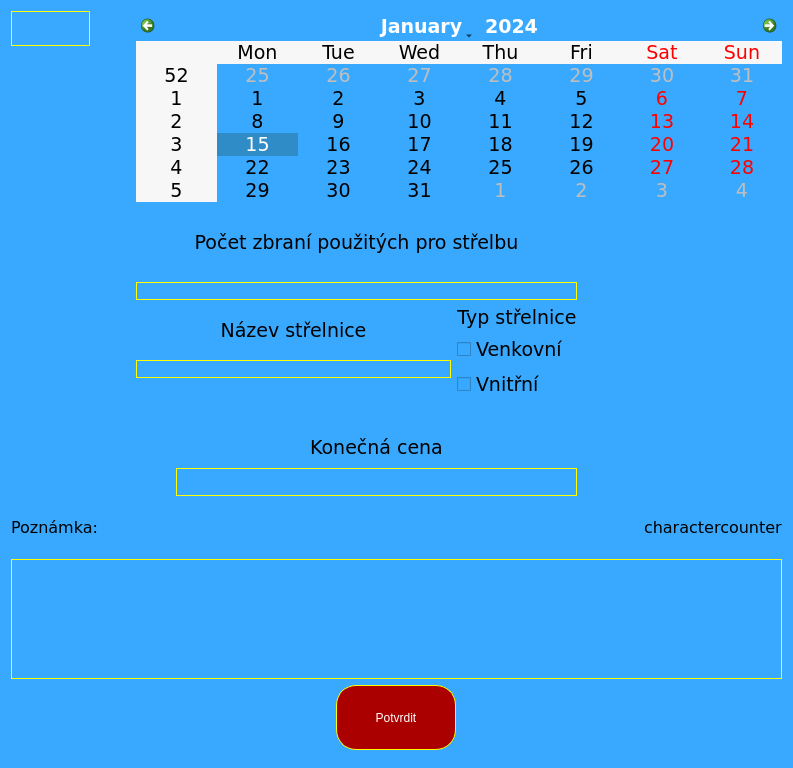
<?xml version="1.0" encoding="UTF-8"?>
<ui version="4.0">
 <class>dlg_shooting_range</class>
 <widget class="QDialog" name="dlg_shooting_range">
  <property name="geometry">
   <rect>
    <x>0</x>
    <y>0</y>
    <width>793</width>
    <height>768</height>
   </rect>
  </property>
  <property name="windowTitle">
   <string>Dialog</string>
  </property>
  <property name="styleSheet">
   <string notr="true">background-color: rgb(57, 169, 255);


</string>
  </property>
  <layout class="QGridLayout" name="gridLayout">
   <item row="0" column="0">
    <layout class="QVBoxLayout" name="verticalLayout_6">
     <item>
      <layout class="QHBoxLayout" name="horizontalLayout_6">
       <item>
        <layout class="QVBoxLayout" name="verticalLayout_3">
         <item>
          <layout class="QHBoxLayout" name="horizontalLayout_17">
           <item>
            <widget class="QPushButton" name="PB_Shooting_Back_2">
             <property name="sizePolicy">
              <sizepolicy hsizetype="Preferred" vsizetype="Preferred">
               <horstretch>0</horstretch>
               <verstretch>0</verstretch>
              </sizepolicy>
             </property>
             <property name="font">
              <font>
               <family>Verdana</family>
               <pointsize>21</pointsize>
              </font>
             </property>
             <property name="styleSheet">
              <string notr="true">QPushButton{border-radius: 20px;
image: url(:/icons/resourcefolder/icons8-close-50.png);
border: 1px solid yellow;
}
QPushButton:hover{  background: qlineargradient(spread:reflect, x1:0.1, y1:0.5, x2:1, y2:0, stop:0 rgba(160, 220, 255,255), stop:1 rgba(160, 220, 255, 255));
}</string>
             </property>
             <property name="text">
              <string/>
             </property>
            </widget>
           </item>
           <item>
            <spacer name="horizontalSpacer_21">
             <property name="orientation">
              <enum>Qt::Horizontal</enum>
             </property>
             <property name="sizeType">
              <enum>QSizePolicy::Fixed</enum>
             </property>
             <property name="sizeHint" stdset="0">
              <size>
               <width>40</width>
               <height>20</height>
              </size>
             </property>
            </spacer>
           </item>
          </layout>
         </item>
         <item>
          <spacer name="verticalSpacer">
           <property name="orientation">
            <enum>Qt::Vertical</enum>
           </property>
           <property name="sizeType">
            <enum>QSizePolicy::Fixed</enum>
           </property>
           <property name="sizeHint" stdset="0">
            <size>
             <width>20</width>
             <height>430</height>
            </size>
           </property>
          </spacer>
         </item>
         <item>
          <widget class="QLabel" name="Label_Shooting_ID_Number">
           <property name="sizePolicy">
            <sizepolicy hsizetype="Minimum" vsizetype="Minimum">
             <horstretch>0</horstretch>
             <verstretch>0</verstretch>
            </sizepolicy>
           </property>
           <property name="text">
            <string/>
           </property>
          </widget>
         </item>
        </layout>
       </item>
       <item>
        <layout class="QVBoxLayout" name="verticalLayout_5">
         <item>
          <widget class="QCalendarWidget" name="CW_Shooting">
           <property name="sizePolicy">
            <sizepolicy hsizetype="Preferred" vsizetype="Maximum">
             <horstretch>0</horstretch>
             <verstretch>0</verstretch>
            </sizepolicy>
           </property>
           <property name="font">
            <font>
             <family>Verdana</family>
             <pointsize>14</pointsize>
            </font>
           </property>
          </widget>
         </item>
         <item>
          <layout class="QHBoxLayout" name="horizontalLayout">
           <item>
            <layout class="QVBoxLayout" name="verticalLayout_18">
             <item>
              <widget class="QLabel" name="label_7">
               <property name="font">
                <font>
                 <family>Verdana</family>
                 <pointsize>14</pointsize>
                </font>
               </property>
               <property name="text">
                <string>Počet zbraní použitých pro střelbu</string>
               </property>
               <property name="alignment">
                <set>Qt::AlignCenter</set>
               </property>
              </widget>
             </item>
             <item>
              <widget class="QLineEdit" name="LE_Shooting_AmountOfGuns">
               <property name="styleSheet">
                <string notr="true">border: 1px solid yellow;
</string>
               </property>
              </widget>
             </item>
            </layout>
           </item>
           <item>
            <spacer name="horizontalSpacer_13">
             <property name="orientation">
              <enum>Qt::Horizontal</enum>
             </property>
             <property name="sizeType">
              <enum>QSizePolicy::Fixed</enum>
             </property>
             <property name="sizeHint" stdset="0">
              <size>
               <width>205</width>
               <height>21</height>
              </size>
             </property>
            </spacer>
           </item>
          </layout>
         </item>
         <item>
          <layout class="QHBoxLayout" name="horizontalLayout_2">
           <item>
            <layout class="QVBoxLayout" name="verticalLayout_4">
             <item>
              <layout class="QVBoxLayout" name="verticalLayout">
               <item>
                <widget class="QLabel" name="label_8">
                 <property name="font">
                  <font>
                   <family>Verdana</family>
                   <pointsize>14</pointsize>
                  </font>
                 </property>
                 <property name="text">
                  <string>Název střelnice</string>
                 </property>
                 <property name="alignment">
                  <set>Qt::AlignCenter</set>
                 </property>
                </widget>
               </item>
               <item>
                <widget class="QLineEdit" name="LE_Shooting_RangeName">
                 <property name="styleSheet">
                  <string notr="true">border: 1px solid yellow;
</string>
                 </property>
                </widget>
               </item>
              </layout>
             </item>
             <item>
              <spacer name="verticalSpacer_9">
               <property name="orientation">
                <enum>Qt::Vertical</enum>
               </property>
               <property name="sizeType">
                <enum>QSizePolicy::Fixed</enum>
               </property>
               <property name="sizeHint" stdset="0">
                <size>
                 <width>20</width>
                 <height>21</height>
                </size>
               </property>
              </spacer>
             </item>
            </layout>
           </item>
           <item>
            <layout class="QVBoxLayout" name="verticalLayout_21">
             <item>
              <widget class="QLabel" name="label_9">
               <property name="font">
                <font>
                 <family>Verdana</family>
                 <pointsize>14</pointsize>
                </font>
               </property>
               <property name="text">
                <string>Typ střelnice</string>
               </property>
               <property name="alignment">
                <set>Qt::AlignCenter</set>
               </property>
              </widget>
             </item>
             <item>
              <layout class="QVBoxLayout" name="verticalLayout_22">
               <item>
                <widget class="QCheckBox" name="CB_Shooting_Range_Outside">
                 <property name="font">
                  <font>
                   <family>Verdana</family>
                   <pointsize>14</pointsize>
                  </font>
                 </property>
                 <property name="text">
                  <string>Venkovní</string>
                 </property>
                </widget>
               </item>
               <item>
                <widget class="QCheckBox" name="CB_Shooting_Range_Inside">
                 <property name="font">
                  <font>
                   <family>Verdana</family>
                   <pointsize>14</pointsize>
                  </font>
                 </property>
                 <property name="text">
                  <string>Vnitřní</string>
                 </property>
                </widget>
               </item>
              </layout>
             </item>
            </layout>
           </item>
           <item>
            <spacer name="horizontalSpacer_5">
             <property name="orientation">
              <enum>Qt::Horizontal</enum>
             </property>
             <property name="sizeType">
              <enum>QSizePolicy::Fixed</enum>
             </property>
             <property name="sizeHint" stdset="0">
              <size>
               <width>205</width>
               <height>20</height>
              </size>
             </property>
            </spacer>
           </item>
          </layout>
         </item>
         <item>
          <layout class="QHBoxLayout" name="horizontalLayout_13">
           <item>
            <spacer name="horizontalSpacer_3">
             <property name="orientation">
              <enum>Qt::Horizontal</enum>
             </property>
             <property name="sizeType">
              <enum>QSizePolicy::Preferred</enum>
             </property>
             <property name="sizeHint" stdset="0">
              <size>
               <width>40</width>
               <height>20</height>
              </size>
             </property>
            </spacer>
           </item>
           <item>
            <layout class="QVBoxLayout" name="verticalLayout_24">
             <item>
              <spacer name="verticalSpacer_11">
               <property name="orientation">
                <enum>Qt::Vertical</enum>
               </property>
               <property name="sizeType">
                <enum>QSizePolicy::Fixed</enum>
               </property>
               <property name="sizeHint" stdset="0">
                <size>
                 <width>20</width>
                 <height>28</height>
                </size>
               </property>
              </spacer>
             </item>
             <item>
              <layout class="QVBoxLayout" name="verticalLayout_25">
               <item>
                <widget class="QLabel" name="label_11">
                 <property name="font">
                  <font>
                   <family>Verdana</family>
                   <pointsize>14</pointsize>
                  </font>
                 </property>
                 <property name="text">
                  <string>Konečná cena</string>
                 </property>
                 <property name="alignment">
                  <set>Qt::AlignCenter</set>
                 </property>
                </widget>
               </item>
               <item>
                <widget class="QLineEdit" name="LE_Shooting_FinalPrice">
                 <property name="sizePolicy">
                  <sizepolicy hsizetype="Preferred" vsizetype="Preferred">
                   <horstretch>0</horstretch>
                   <verstretch>0</verstretch>
                  </sizepolicy>
                 </property>
                 <property name="styleSheet">
                  <string notr="true">border: 1px solid yellow;
</string>
                 </property>
                </widget>
               </item>
              </layout>
             </item>
            </layout>
           </item>
           <item>
            <spacer name="horizontalSpacer_4">
             <property name="orientation">
              <enum>Qt::Horizontal</enum>
             </property>
             <property name="sizeType">
              <enum>QSizePolicy::Fixed</enum>
             </property>
             <property name="sizeHint" stdset="0">
              <size>
               <width>205</width>
               <height>20</height>
              </size>
             </property>
            </spacer>
           </item>
          </layout>
         </item>
        </layout>
       </item>
      </layout>
     </item>
     <item>
      <layout class="QVBoxLayout" name="verticalLayout_2">
       <item>
        <layout class="QHBoxLayout" name="horizontalLayout_5">
         <item>
          <layout class="QHBoxLayout" name="horizontalLayout_4">
           <item>
            <widget class="QLabel" name="label">
             <property name="sizePolicy">
              <sizepolicy hsizetype="Fixed" vsizetype="Preferred">
               <horstretch>0</horstretch>
               <verstretch>0</verstretch>
              </sizepolicy>
             </property>
             <property name="font">
              <font>
               <family>Verdana</family>
               <pointsize>12</pointsize>
              </font>
             </property>
             <property name="text">
              <string>Poznámka:</string>
             </property>
            </widget>
           </item>
           <item>
            <spacer name="horizontalSpacer_2">
             <property name="orientation">
              <enum>Qt::Horizontal</enum>
             </property>
             <property name="sizeHint" stdset="0">
              <size>
               <width>40</width>
               <height>20</height>
              </size>
             </property>
            </spacer>
           </item>
          </layout>
         </item>
         <item>
          <layout class="QHBoxLayout" name="horizontalLayout_3">
           <item>
            <spacer name="horizontalSpacer">
             <property name="orientation">
              <enum>Qt::Horizontal</enum>
             </property>
             <property name="sizeHint" stdset="0">
              <size>
               <width>40</width>
               <height>20</height>
              </size>
             </property>
            </spacer>
           </item>
           <item>
            <widget class="QLabel" name="Label_Shooting_Charactercount">
             <property name="sizePolicy">
              <sizepolicy hsizetype="Fixed" vsizetype="Preferred">
               <horstretch>0</horstretch>
               <verstretch>0</verstretch>
              </sizepolicy>
             </property>
             <property name="font">
              <font>
               <family>Verdana</family>
               <pointsize>12</pointsize>
              </font>
             </property>
             <property name="text">
              <string>charactercounter</string>
             </property>
            </widget>
           </item>
          </layout>
         </item>
        </layout>
       </item>
       <item>
        <widget class="QTextEdit" name="TE_Footnotes">
         <property name="sizePolicy">
          <sizepolicy hsizetype="Preferred" vsizetype="Fixed">
           <horstretch>0</horstretch>
           <verstretch>0</verstretch>
          </sizepolicy>
         </property>
         <property name="minimumSize">
          <size>
           <width>0</width>
           <height>100</height>
          </size>
         </property>
         <property name="maximumSize">
          <size>
           <width>16777215</width>
           <height>120</height>
          </size>
         </property>
         <property name="baseSize">
          <size>
           <width>0</width>
           <height>0</height>
          </size>
         </property>
         <property name="font">
          <font>
           <family>Verdana</family>
           <pointsize>10</pointsize>
          </font>
         </property>
         <property name="styleSheet">
          <string notr="true">border: 1px solid yellow;
</string>
         </property>
         <property name="html">
          <string>&lt;!DOCTYPE HTML PUBLIC &quot;-//W3C//DTD HTML 4.0//EN&quot; &quot;http://www.w3.org/TR/REC-html40/strict.dtd&quot;&gt;
&lt;html&gt;&lt;head&gt;&lt;meta name=&quot;qrichtext&quot; content=&quot;1&quot; /&gt;&lt;style type=&quot;text/css&quot;&gt;
p, li { white-space: pre-wrap; }
&lt;/style&gt;&lt;/head&gt;&lt;body style=&quot; font-family:'Verdana'; font-size:10pt; font-weight:400; font-style:normal;&quot;&gt;
&lt;p style=&quot;-qt-paragraph-type:empty; margin-top:0px; margin-bottom:0px; margin-left:0px; margin-right:0px; -qt-block-indent:0; text-indent:0px;&quot;&gt;&lt;br /&gt;&lt;/p&gt;&lt;/body&gt;&lt;/html&gt;</string>
         </property>
        </widget>
       </item>
      </layout>
     </item>
    </layout>
   </item>
   <item row="1" column="0">
    <layout class="QVBoxLayout" name="verticalLayout_7">
     <item>
      <layout class="QHBoxLayout" name="horizontalLayout_16">
       <item>
        <spacer name="horizontalSpacer_19">
         <property name="orientation">
          <enum>Qt::Horizontal</enum>
         </property>
         <property name="sizeType">
          <enum>QSizePolicy::Preferred</enum>
         </property>
         <property name="sizeHint" stdset="0">
          <size>
           <width>40</width>
           <height>20</height>
          </size>
         </property>
        </spacer>
       </item>
       <item>
        <widget class="QPushButton" name="PB_Shooting_Confirm">
         <property name="sizePolicy">
          <sizepolicy hsizetype="Maximum" vsizetype="Maximum">
           <horstretch>0</horstretch>
           <verstretch>0</verstretch>
          </sizepolicy>
         </property>
         <property name="maximumSize">
          <size>
           <width>120</width>
           <height>65</height>
          </size>
         </property>
         <property name="styleSheet">
          <string notr="true">

QPushButton{border-radius: 20px;
color: rgb(255, 255, 255);
background-color: rgb(170, 0, 0);;
border: 1px solid yellow;
}
QPushButton:hover{  background: qlineargradient(spread:reflect, x1:0.1, y1:0.5, x2:1, y2:0, stop:0 rgba(160, 220, 255,255), stop:1 rgba(160, 220, 255, 255));
}</string>
         </property>
         <property name="text">
          <string>Potvrdit</string>
         </property>
        </widget>
       </item>
       <item>
        <spacer name="horizontalSpacer_20">
         <property name="orientation">
          <enum>Qt::Horizontal</enum>
         </property>
         <property name="sizeType">
          <enum>QSizePolicy::Preferred</enum>
         </property>
         <property name="sizeHint" stdset="0">
          <size>
           <width>40</width>
           <height>14</height>
          </size>
         </property>
        </spacer>
       </item>
      </layout>
     </item>
     <item>
      <spacer name="verticalSpacer_2">
       <property name="orientation">
        <enum>Qt::Vertical</enum>
       </property>
       <property name="sizeType">
        <enum>QSizePolicy::Fixed</enum>
       </property>
       <property name="sizeHint" stdset="0">
        <size>
         <width>20</width>
         <height>7</height>
        </size>
       </property>
      </spacer>
     </item>
    </layout>
   </item>
  </layout>
 </widget>
 <resources/>
 <connections/>
</ui>
